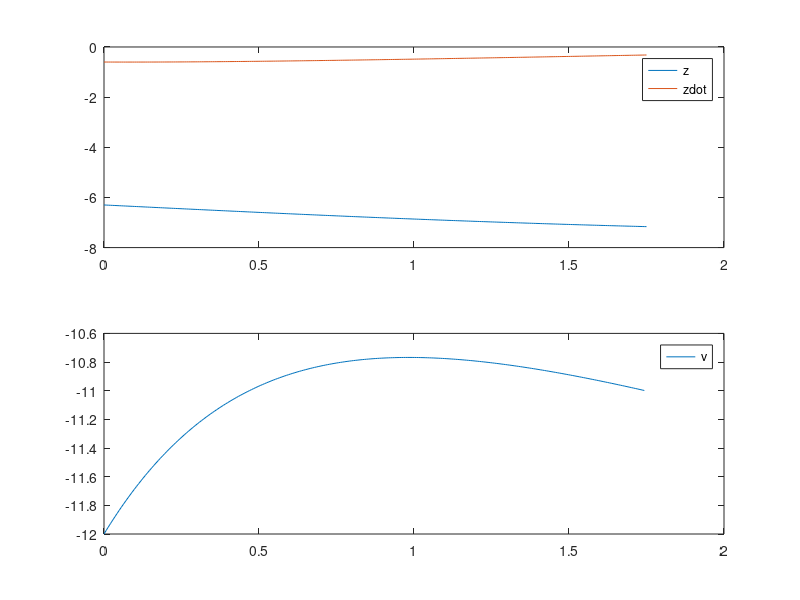

This chart was generated by the following MATLAB code:
function startercode162241
[T,X,U,XFORDISPLAY] = RunSimulation;
PlotResults(T,X,U);
z = mat2str(XFORDISPLAY(1),8)
zdot = mat2str(XFORDISPLAY(2),8)
end

function [actuators,data] = initControlSystem(sensors,references,parameters,data)
%%%%%%%%%%%%%%%%%%
% MODIFY
data.A = [0, 1; -1/8, 1/8];
data.B = [0; 1/8];
data.C = [0, 1]
data.xhat = [0; 0];
data.u = 0;

qC = eye(length(data.A-1));
rC = 4.3;

qO = 4.0;
rO = eye(length(data.A-1));

data.K = lqr(data.A, data.B, qC, rC);
data.L = lqr(data.A', data.C', inv(rO), inv(qO))';
%
%%%%%%%%%%%%%%%%%%
[actuators,data] = runControlSystem(sensors,references,parameters,data);
end

function [actuators,data] = runControlSystem(sensors,references,parameters,data)
%%%%%%%%%%%%%%%%%%
% MODIFY
zE = -6;
vE = zE - 6;
u = -data.K * data.xhat;
y = sensors.zdot - 0;
data.xhat=data.xhat+(data.A*data.xhat+data.B*u-data.L*(data.C*data.xhat-y))*parameters.tStep;
actuators.v = u + vE;
%
%%%%%%%%%%%%%%%%%%
end

function [T,X,U,XFORDISPLAY] = RunSimulation
[t,x,tStep,nSteps,nStepsForDisplay] = InitSimulation;
T = t;
X = x;
U = [];
controller.init = @initControlSystem;
controller.run = @runControlSystem;
controller.sensors = GetSensors(t,x);
controller.references = struct;
controller.parameters = struct('tStep',tStep);
controller.data = struct;
[controller.actuators,controller.data] = ...
    controller.init(controller.sensors, ...
                    controller.references, ...
                    controller.parameters, ...
                    controller.data);
for iStep = 1:nSteps
    u = GetInput(controller.actuators);
    [t,x] = ode45(@(t,x) GetXDot(t,x,u),[t t+tStep],x);
    t = t(end);
    x = x(end,:)';
    controller.sensors = GetSensors(t,x);
    [controller.actuators,controller.data] = ...
    controller.run(controller.sensors, ...
                    controller.references, ...
                    controller.parameters, ...
                    controller.data);
    T = [T t];
    X = [X x];
    U = [U u];
    if iStep==nStepsForDisplay
        XFORDISPLAY = x;
    end
end
end

function [t,x,tStep,nSteps,nStepsForDisplay] = InitSimulation
t = 0;
x = [-6.30; -0.60];
tStep = 0.007;
nStepsForDisplay = 25;
nSteps = 250;
end

function u = GetInput(actuators)
u = actuators.v;
end

function sensors = GetSensors(t,x)
sensors.t = t;
sensors.zdot = x(2);
end

function xdot = GetXDot(t,x,u)
xdot = [x(2); (1/8)*(-(-1*x(2)+1*x(1)+-6)+u(1))];
end

function PlotResults(T,X,U)
clf;
subplot(2,1,1);
plot(T,X);
legend('z','zdot');
subplot(2,1,2);
plot(T(1:end-1),U);
legend('v');
end
